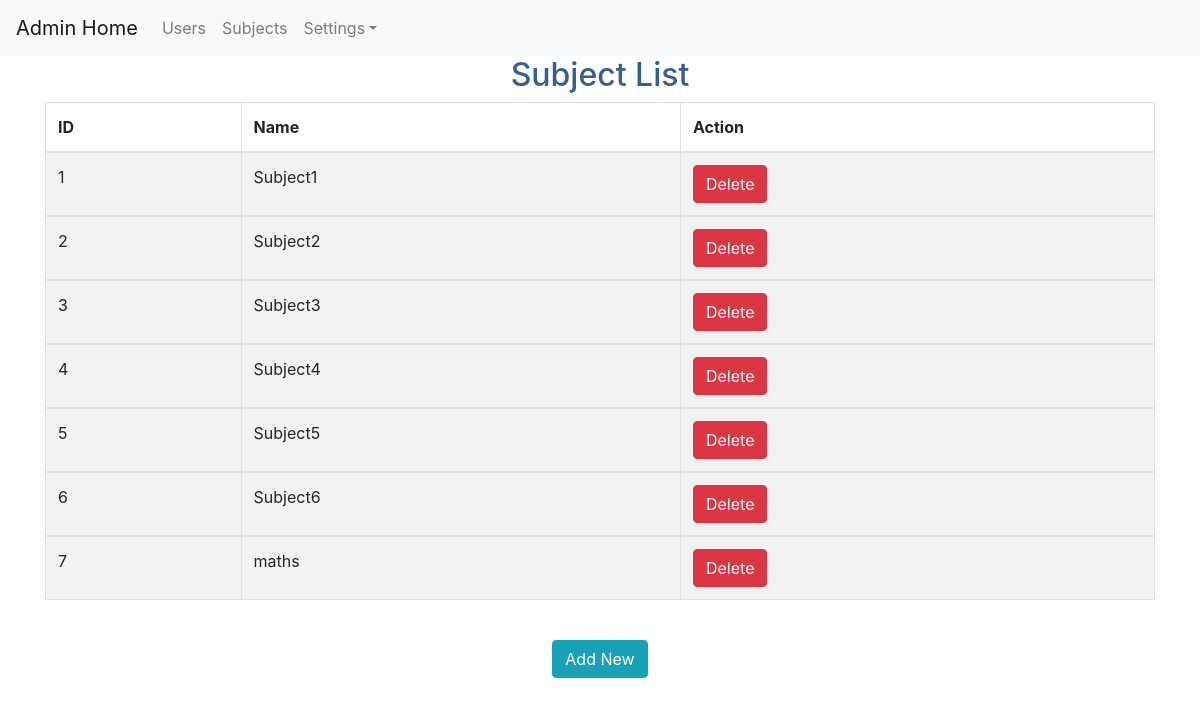
/admin_subject_settings_view, run on the app's committed database.
### myapp/models.py (models this page shows)
class subject_settings(models.Model):
    subject_name  = models.CharField(max_length=100)

### myapp/views.py (the view)
# urls.py: path('admin_subject_settings_view', views.admin_subject_settings_view,name='admin_subject_settings_view'),
def admin_subject_settings_view(request):
    nm_l = subject_settings.objects.all()
    context ={'subject_list':nm_l}
    return render(request,'myapp/admin_subject_settings_view.html',context)

### myapp/templates/myapp/admin_subject_settings_view.html (shortened to what this page needs)
{% extends 'myapp/admin_base.html' %}
{% load static %}
{% block body %}
<center>
    <h2><font color="#366092"> Subject List</font></h2>
<div class="container">
    <form name="frm" action="" method="post">
         <table class="table table-striped table-bordered">
      <thead>
        <tr>
            <th>ID</th>
            <th>Name</th>
            <th>Action</th>
        </tr>
        </thead>
        {% for dl in subject_list %}
             <tbody>
        <tr class="info ">
            <td>{{ dl.id }}</td>
            <td>{{ dl.subject_name }}</td>
            <td><a class="btn btn-danger" href="../admin_subject_settings_delete?id={{dl.id}}">Delete</a></td>
        </tr>
        </tbody>
        {% endfor %}
        </table>
        <br/>
        <a class="btn btn-info" href="{% url 'admin_subject_settings_add' %}">Add New</a></h1>
    </form>
</div>
</center>
{% endblock %}

### myapp/templates/myapp/admin_base.html (shortened to what this page needs)
<!doctype html>
<html lang="en">
  <head>
    <link rel="stylesheet" href="https://stackpath.bootstrapcdn.com/bootstrap/4.5.0/css/bootstrap.min.css">
  </head>
  <body {% block background %}{% endblock %}>
    <nav class="navbar navbar-expand-lg navbar-light bg-light">
    <a class="navbar-brand" href="{% url 'admin_home'%}">Admin Home</a>
    <div class="collapse navbar-collapse" id="navbarNavDropdown">
      <ul class="navbar-nav">
          <li class="nav-item">
          <a class="nav-link" href="{%url 'admin_user_details_view'%}">Users</a>
        </li>
        <li class="nav-item">
          <a class="nav-link" href="{%url 'admin_subject_settings_view'%}">Subjects</a>
        </li>
        <li class="nav-item dropdown">
          <a class="nav-link dropdown-toggle" href="#" id="navbarDropdownMenuLink" role="button" data-toggle="dropdown">Settings</a>
        </li>
      </ul>
    </div>
  </nav>
   {% block body %}{% endblock %}
  </body>
</html>

### myapp/templates/myapp/admin_base.html (style rules this page uses)
body { background-repeat: no-repeat; background-attachment: fixed; background-size: cover; }

### data on the page
subject_settings: id "1", subject_name "Subject1"
subject_settings: id "2", subject_name "Subject2"
subject_settings: id "3", subject_name "Subject3"
subject_settings: id "4", subject_name "Subject4"
subject_settings: id "5", subject_name "Subject5"
subject_settings: id "6", subject_name "Subject6"
subject_settings: id "7", subject_name "maths"
